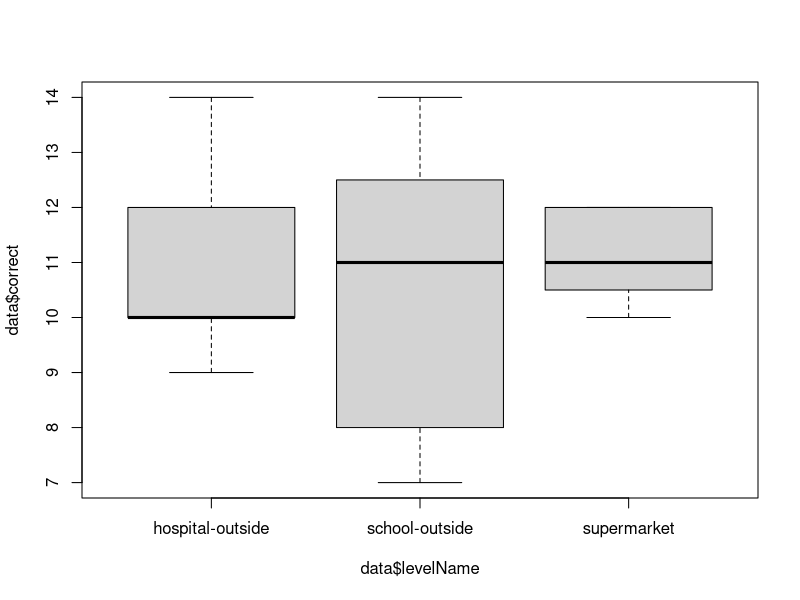
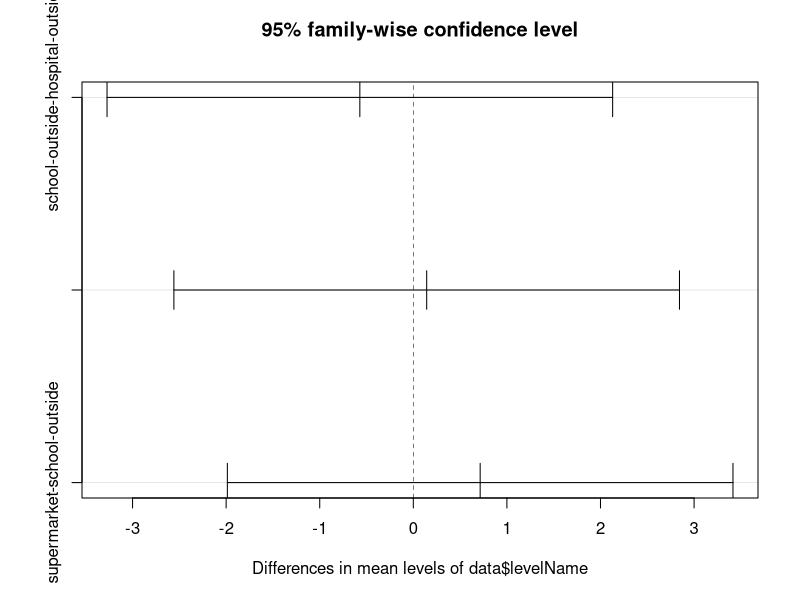

These figures' R source, in order:
data = read.csv2("data.csv")

boxplot(data$correct ~ data$levelName)

aov.res = aov(data$correct ~ data$levelName)
summary(aov.res)

tukey.res = TukeyHSD(aov.res)
plot(tukey.res)
